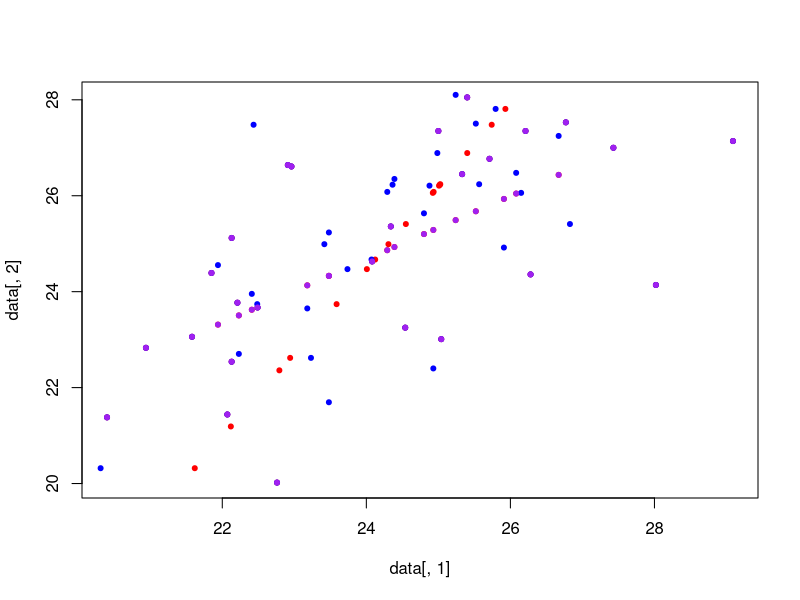

R code for this plot:
##### Initialization ######
## Load Package ##
library(MASS)
library(MCMCpack)

## Load Data ##
data = read.table('interexp.dat',header=T)
Y = data

##### Imputation #####
## Empirical estimates ##
theta.A = mean(na.omit(data$yA))
theta.B = mean(na.omit(data$yB))
var.A = var(na.omit(data$yA))
var.B = var(na.omit(data$yB))
cor.AB = cor(na.omit(data))
cov.AB = cov(na.omit(data))

## Imputation Calculation ##
n = dim(data)[1]

for(i in 1:n){
  # Impute A response
  if(is.na(data[i,1])){
    data[i,1] = theta.A + (data[i,2] - theta.B)*cor.AB[1,2]*sqrt(var.A/var.B)
  }
  
  # Impute B response
  if(is.na(data[i,2])){
    data[i,2] = theta.B + (data[i,1] - theta.A)*cor.AB[1,2]*sqrt(var.B/var.A)
  }
}

## T-Test ##
data.test = t.test(data[,1], data[,2], paired=T)

##### Gibbs Sampler #####
## Prior Parameters ##
N = 1000
n = dim(Y)[1]
p = dim(Y)[2]
mu0 = c(theta.A, theta.B)
sd0 = c(sqrt(var.A), sqrt(var.B))
L0 = cov(na.omit(Y))
S0 = L0
nu0 = p + 2

## Starting values ##
sigma.temp = S0
Y.full = Y
O = 1*(!is.na(Y))
for(i in 1:n){
  if(is.na(Y.full[i,1])){
    Y.full[i,1] = theta.A
  }
  
  if(is.na(Y.full[i,2])){
    Y.full[i,2] = theta.B
  }
}

theta = NULL
sigma = list()

## Sampler ##
for(i in 1:N){
  ## update theta ##
  ybar = apply(Y.full, 2, mean)
  Ln = solve(solve(L0) + n*solve(sigma.temp))
  mun = Ln %*% (solve(L0)%*%mu0 + n*solve(sigma.temp)%*%ybar)
  theta.temp = mvrnorm(1,mun,Ln)
  theta = rbind(theta, theta.temp)
  
  ## update sigma ##
  Sn = S0 + (t(Y.full)-c(theta.temp))%*%t(t(Y.full)-c(theta.temp))
  sigma.temp = solve(rwish(nu0 + n, solve(Sn)))
  sigma[[i]] = sigma.temp
  
  ## update missing data ##
  for(j in 1:n){
    Y.full.temp = O[j,]
    if(Y.full.temp[1]==0 & Y.full.temp[2]==1){
      mean.temp = theta.A + cov.AB[1,2]*(1/var.B)*(Y.full[j,2]-theta.B)
      sd.temp = sqrt(var.A - cov.AB[1,2]*(1/var.B)*cov.AB[1,2])
      Y.full[j,1]=rnorm(1, mean = mean.temp, sd = sd.temp)
    }
    
    if(Y.full.temp[1]==1 & Y.full.temp[2]==0){
      mean.temp = theta.B + cov.AB[1,2]*(1/var.A)*(Y.full[j,1]-theta.A)
      sd.temp = sqrt(var.B - cov.AB[1,2]*(1/var.A)*cov.AB[1,2])
      Y.full[j,2]=rnorm(1, mean = mean.temp, sd = sd.temp)
    }
  }  
}

## Posterior Mean and Conf. Int. ##
Y.full.test = t.test(Y.full[,1], Y.full[,2], paired=T)

plot(data[,1],data[,2], col = "red", pch = 20)
points(Y.full[,1], Y.full[,2], col = "blue", pch=20)
points(data[,1][data==Y.full],data[,2][data==Y.full], col = "purple", pch = 20)
